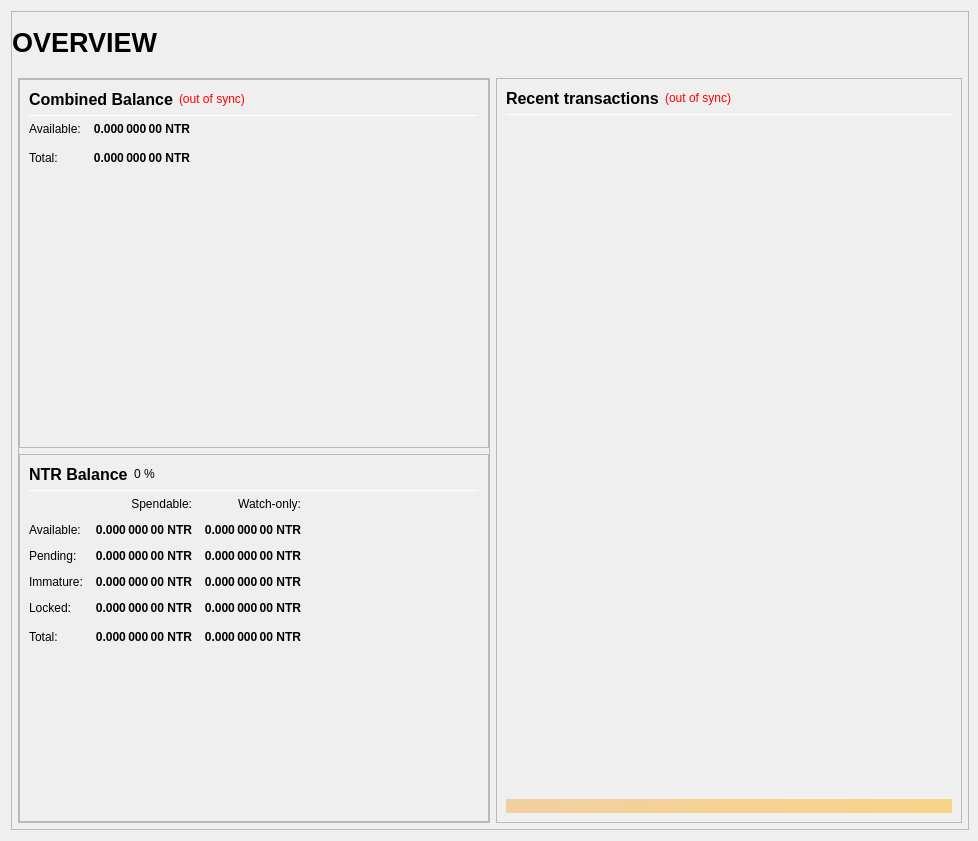
<?xml version="1.0" encoding="UTF-8"?>
<ui version="4.0">
 <class>OverviewPage</class>
 <widget class="QWidget" name="OverviewPage">
  <property name="geometry">
   <rect>
    <x>0</x>
    <y>0</y>
    <width>978</width>
    <height>841</height>
   </rect>
  </property>
  <property name="minimumSize">
   <size>
    <width>960</width>
    <height>682</height>
   </size>
  </property>
  <property name="windowTitle">
   <string>Form</string>
  </property>
  <layout class="QVBoxLayout" name="topLayout" stretch="1">
   <property name="rightMargin">
    <number>9</number>
   </property>
   <item>
    <widget class="QFrame" name="frame_BG">
     <property name="minimumSize">
      <size>
       <width>850</width>
       <height>610</height>
      </size>
     </property>
     <property name="maximumSize">
      <size>
       <width>16777215</width>
       <height>16777215</height>
      </size>
     </property>
     <property name="frameShape">
      <enum>QFrame::StyledPanel</enum>
     </property>
     <property name="frameShadow">
      <enum>QFrame::Raised</enum>
     </property>
     <layout class="QVBoxLayout" name="verticalLayout_3" stretch="1">
      <property name="leftMargin">
       <number>0</number>
      </property>
      <property name="topMargin">
       <number>0</number>
      </property>
      <property name="rightMargin">
       <number>0</number>
      </property>
      <property name="bottomMargin">
       <number>6</number>
      </property>
      <item>
       <layout class="QVBoxLayout" name="verticalLayout_Master" stretch="0,1">
        <property name="leftMargin">
         <number>0</number>
        </property>
        <property name="topMargin">
         <number>0</number>
        </property>
        <property name="rightMargin">
         <number>0</number>
        </property>
        <property name="bottomMargin">
         <number>0</number>
        </property>
        <item>
         <widget class="QFrame" name="frame_Header">
          <layout class="QVBoxLayout" name="verticalLayout_Header" stretch="0">
           <property name="leftMargin">
            <number>0</number>
           </property>
           <property name="topMargin">
            <number>0</number>
           </property>
           <property name="rightMargin">
            <number>0</number>
           </property>
           <property name="bottomMargin">
            <number>0</number>
           </property>
           <item>
            <layout class="QHBoxLayout" name="horizontalLayout_Header" stretch="1,0,1">
             <property name="spacing">
              <number>6</number>
             </property>
             <item>
              <widget class="QLabel" name="labelOverviewHeaderLeft">
               <property name="minimumSize">
                <size>
                 <width>464</width>
                 <height>60</height>
                </size>
               </property>
               <property name="maximumSize">
                <size>
                 <width>16777215</width>
                 <height>60</height>
                </size>
               </property>
               <property name="font">
                <font>
                 <pointsize>20</pointsize>
                 <weight>75</weight>
                 <bold>true</bold>
                </font>
               </property>
               <property name="text">
                <string>OVERVIEW</string>
               </property>
               <property name="alignment">
                <set>Qt::AlignLeading|Qt::AlignLeft|Qt::AlignVCenter</set>
               </property>
              </widget>
             </item>
             <item>
              <spacer name="horizontalSpacer_Header">
               <property name="orientation">
                <enum>Qt::Horizontal</enum>
               </property>
               <property name="sizeHint" stdset="0">
                <size>
                 <width>40</width>
                 <height>20</height>
                </size>
               </property>
              </spacer>
             </item>
             <item>
              <widget class="QLabel" name="labelOverviewHeaderRight">
               <property name="minimumSize">
                <size>
                 <width>464</width>
                 <height>60</height>
                </size>
               </property>
               <property name="maximumSize">
                <size>
                 <width>16777215</width>
                 <height>60</height>
                </size>
               </property>
               <property name="font">
                <font>
                 <pointsize>14</pointsize>
                </font>
               </property>
               <property name="text">
                <string/>
               </property>
               <property name="alignment">
                <set>Qt::AlignRight|Qt::AlignTrailing|Qt::AlignVCenter</set>
               </property>
              </widget>
             </item>
            </layout>
           </item>
          </layout>
         </widget>
        </item>
        <item>
         <widget class="QFrame" name="frame_Content">
          <layout class="QVBoxLayout" name="verticalLayout_Content">
           <property name="leftMargin">
            <number>6</number>
           </property>
           <property name="topMargin">
            <number>0</number>
           </property>
           <property name="rightMargin">
            <number>6</number>
           </property>
           <property name="bottomMargin">
            <number>0</number>
           </property>
           <item>
            <layout class="QHBoxLayout" name="horizontalLayout_Content" stretch="1,1">
             <property name="spacing">
              <number>6</number>
             </property>
             <item>
              <layout class="QVBoxLayout" name="verticalLayout_left" stretch="1">
               <item>
                <widget class="QFrame" name="frameObfuscation">
                 <property name="minimumSize">
                  <size>
                   <width>0</width>
                   <height>0</height>
                  </size>
                 </property>
                 <property name="frameShape">
                  <enum>QFrame::StyledPanel</enum>
                 </property>
                 <property name="frameShadow">
                  <enum>QFrame::Raised</enum>
                 </property>
                 <layout class="QVBoxLayout" name="verticalLayout" stretch="0,0">
                  <property name="leftMargin">
                   <number>0</number>
                  </property>
                  <property name="topMargin">
                   <number>0</number>
                  </property>
                  <property name="rightMargin">
                   <number>0</number>
                  </property>
                  <property name="bottomMargin">
                   <number>0</number>
                  </property>
                  <item>
                   <widget class="QFrame" name="frame_CombinedBalances">
                    <property name="minimumSize">
                     <size>
                      <width>470</width>
                      <height>0</height>
                     </size>
                    </property>
                    <property name="frameShape">
                     <enum>QFrame::StyledPanel</enum>
                    </property>
                    <property name="frameShadow">
                     <enum>QFrame::Raised</enum>
                    </property>
                    <layout class="QVBoxLayout" name="verticalLayout_5">
                     <item>
                      <layout class="QHBoxLayout" name="horizontalLayout_5" stretch="0,0,0">
                       <item>
                        <widget class="QLabel" name="label_5z">
                         <property name="minimumSize">
                          <size>
                           <width>0</width>
                           <height>20</height>
                          </size>
                         </property>
                         <property name="font">
                          <font>
                           <pointsize>12</pointsize>
                           <weight>75</weight>
                           <bold>true</bold>
                          </font>
                         </property>
                         <property name="toolTip">
                          <string>Combined Balance (including unconfirmed and immature coins)</string>
                         </property>
                         <property name="text">
                          <string>Combined Balance</string>
                         </property>
                        </widget>
                       </item>
                       <item>
                        <widget class="QLabel" name="labelWalletStatus">
                         <property name="cursor">
                          <cursorShape>WhatsThisCursor</cursorShape>
                         </property>
                         <property name="toolTip">
                          <string>The displayed information may be out of date. Your wallet automatically synchronizes with the Netrum network after a connection is established, but this process has not completed yet.</string>
                         </property>
                         <property name="styleSheet">
                          <string notr="true">QLabel { color: red; }</string>
                         </property>
                         <property name="text">
                          <string notr="true">(out of sync)</string>
                         </property>
                         <property name="alignment">
                          <set>Qt::AlignLeading|Qt::AlignLeft|Qt::AlignVCenter</set>
                         </property>
                        </widget>
                       </item>
                       <item>
                        <spacer name="horizontalSpacer_1">
                         <property name="orientation">
                          <enum>Qt::Horizontal</enum>
                         </property>
                         <property name="sizeHint" stdset="0">
                          <size>
                           <width>40</width>
                           <height>20</height>
                          </size>
                         </property>
                        </spacer>
                       </item>
                      </layout>
                     </item>
                     <item>
                      <widget class="Line" name="line_CombinedBalance">
                       <property name="minimumSize">
                        <size>
                         <width>0</width>
                         <height>1</height>
                        </size>
                       </property>
                       <property name="maximumSize">
                        <size>
                         <width>16777215</width>
                         <height>1</height>
                        </size>
                       </property>
                       <property name="orientation">
                        <enum>Qt::Horizontal</enum>
                       </property>
                      </widget>
                     </item>
                     <item>
                      <layout class="QGridLayout" name="gridLayout_3">
                       <property name="spacing">
                        <number>12</number>
                       </property>
                       <item row="1" column="0">
                        <widget class="QLabel" name="labelBalanceTextz">
                         <property name="text">
                          <string>Available:</string>
                         </property>
                        </widget>
                       </item>
                       <item row="1" column="1">
                        <widget class="QLabel" name="labelBalancez">
                         <property name="font">
                          <font>
                           <weight>75</weight>
                           <bold>true</bold>
                          </font>
                         </property>
                         <property name="cursor">
                          <cursorShape>IBeamCursor</cursorShape>
                         </property>
                         <property name="toolTip">
                          <string>Your current spendable balance</string>
                         </property>
                         <property name="text">
                          <string notr="true">0.000 000 00 NTR</string>
                         </property>
                         <property name="alignment">
                          <set>Qt::AlignRight|Qt::AlignTrailing|Qt::AlignVCenter</set>
                         </property>
                         <property name="textInteractionFlags">
                          <set>Qt::LinksAccessibleByMouse|Qt::TextSelectableByKeyboard|Qt::TextSelectableByMouse</set>
                         </property>
                        </widget>
                       </item>
                       <item row="2" column="0">
                        <widget class="QLabel" name="labelTotalTextz">
                         <property name="text">
                          <string>Total:</string>
                         </property>
                        </widget>
                       </item>
                       <item row="2" column="1">
                        <widget class="QLabel" name="labelTotalz">
                         <property name="font">
                          <font>
                           <weight>75</weight>
                           <bold>true</bold>
                          </font>
                         </property>
                         <property name="cursor">
                          <cursorShape>IBeamCursor</cursorShape>
                         </property>
                         <property name="toolTip">
                          <string>Total Balance, including all unavailable coins.</string>
                         </property>
                         <property name="text">
                          <string notr="true">0.000 000 00 NTR</string>
                         </property>
                         <property name="alignment">
                          <set>Qt::AlignRight|Qt::AlignTrailing|Qt::AlignVCenter</set>
                         </property>
                         <property name="textInteractionFlags">
                          <set>Qt::LinksAccessibleByMouse|Qt::TextSelectableByKeyboard|Qt::TextSelectableByMouse</set>
                         </property>
                        </widget>
                       </item>
                       <item row="2" column="3">
                        <spacer name="horizontalSpacer_2">
                         <property name="orientation">
                          <enum>Qt::Horizontal</enum>
                         </property>
                         <property name="sizeHint" stdset="0">
                          <size>
                           <width>40</width>
                           <height>20</height>
                          </size>
                         </property>
                        </spacer>
                       </item>
                      </layout>
                     </item>
                     <item>
                      <spacer name="verticalSpacer_1">
                       <property name="orientation">
                        <enum>Qt::Vertical</enum>
                       </property>
                       <property name="sizeHint" stdset="0">
                        <size>
                         <width>20</width>
                         <height>40</height>
                        </size>
                       </property>
                      </spacer>
                     </item>
                    </layout>
                   </widget>
                  </item>
                  <item>
                   <widget class="QFrame" name="frame_Balances">
                    <property name="frameShape">
                     <enum>QFrame::StyledPanel</enum>
                    </property>
                    <property name="frameShadow">
                     <enum>QFrame::Raised</enum>
                    </property>
                    <layout class="QVBoxLayout" name="verticalLayout_4">
                     <item>
                      <layout class="QHBoxLayout" name="horizontalLayout_4">
                       <item>
                        <widget class="QLabel" name="label_5">
                         <property name="minimumSize">
                          <size>
                           <width>0</width>
                           <height>20</height>
                          </size>
                         </property>
                         <property name="font">
                          <font>
                           <pointsize>12</pointsize>
                           <weight>75</weight>
                           <bold>true</bold>
                          </font>
                         </property>
                         <property name="text">
                          <string>NTR Balance</string>
                         </property>
                        </widget>
                       </item>
                       <item>
                        <widget class="QLabel" name="labelNTRPercent">
                         <property name="text">
                          <string notr="true">0 %</string>
                         </property>
                        </widget>
                       </item>
                       <item>
                        <spacer name="horizontalSpacer_3">
                         <property name="orientation">
                          <enum>Qt::Horizontal</enum>
                         </property>
                         <property name="sizeHint" stdset="0">
                          <size>
                           <width>40</width>
                           <height>20</height>
                          </size>
                         </property>
                        </spacer>
                       </item>
                      </layout>
                     </item>
                     <item>
                      <widget class="Line" name="line_Balance">
                       <property name="minimumSize">
                        <size>
                         <width>0</width>
                         <height>1</height>
                        </size>
                       </property>
                       <property name="maximumSize">
                        <size>
                         <width>16777215</width>
                         <height>1</height>
                        </size>
                       </property>
                       <property name="orientation">
                        <enum>Qt::Horizontal</enum>
                       </property>
                      </widget>
                     </item>
                     <item>
                      <layout class="QGridLayout" name="gridLayout">
                       <property name="spacing">
                        <number>12</number>
                       </property>
                       <item row="0" column="1">
                        <widget class="QLabel" name="labelSpendable">
                         <property name="text">
                          <string>Spendable:</string>
                         </property>
                         <property name="alignment">
                          <set>Qt::AlignRight|Qt::AlignTrailing|Qt::AlignVCenter</set>
                         </property>
                        </widget>
                       </item>
                       <item row="0" column="2">
                        <widget class="QLabel" name="labelWatchonly">
                         <property name="text">
                          <string>Watch-only:</string>
                         </property>
                         <property name="alignment">
                          <set>Qt::AlignRight|Qt::AlignTrailing|Qt::AlignVCenter</set>
                         </property>
                        </widget>
                       </item>
                       <item row="1" column="0">
                        <widget class="QLabel" name="labelBalanceText">
                         <property name="text">
                          <string>Available:</string>
                         </property>
                        </widget>
                       </item>
                       <item row="1" column="1">
                        <widget class="QLabel" name="labelBalance">
                         <property name="font">
                          <font>
                           <weight>75</weight>
                           <bold>true</bold>
                          </font>
                         </property>
                         <property name="cursor">
                          <cursorShape>IBeamCursor</cursorShape>
                         </property>
                         <property name="toolTip">
                          <string>Your current spendable balance</string>
                         </property>
                         <property name="text">
                          <string notr="true">0.000 000 00 NTR</string>
                         </property>
                         <property name="alignment">
                          <set>Qt::AlignRight|Qt::AlignTrailing|Qt::AlignVCenter</set>
                         </property>
                         <property name="textInteractionFlags">
                          <set>Qt::LinksAccessibleByMouse|Qt::TextSelectableByKeyboard|Qt::TextSelectableByMouse</set>
                         </property>
                        </widget>
                       </item>
                       <item row="1" column="2">
                        <widget class="QLabel" name="labelWatchAvailable">
                         <property name="font">
                          <font>
                           <weight>75</weight>
                           <bold>true</bold>
                          </font>
                         </property>
                         <property name="cursor">
                          <cursorShape>IBeamCursor</cursorShape>
                         </property>
                         <property name="toolTip">
                          <string>Your current balance in watch-only addresses</string>
                         </property>
                         <property name="text">
                          <string notr="true">0.000 000 00 NTR</string>
                         </property>
                         <property name="alignment">
                          <set>Qt::AlignRight|Qt::AlignTrailing|Qt::AlignVCenter</set>
                         </property>
                         <property name="textInteractionFlags">
                          <set>Qt::LinksAccessibleByMouse|Qt::TextSelectableByKeyboard|Qt::TextSelectableByMouse</set>
                         </property>
                        </widget>
                       </item>
                       <item row="2" column="0">
                        <widget class="QLabel" name="labelPendingText">
                         <property name="text">
                          <string>Pending:</string>
                         </property>
                        </widget>
                       </item>
                       <item row="2" column="1">
                        <widget class="QLabel" name="labelUnconfirmed">
                         <property name="font">
                          <font>
                           <weight>75</weight>
                           <bold>true</bold>
                          </font>
                         </property>
                         <property name="cursor">
                          <cursorShape>IBeamCursor</cursorShape>
                         </property>
                         <property name="toolTip">
                          <string>Total of transactions that have yet to be confirmed, and do not yet count toward the spendable balance</string>
                         </property>
                         <property name="text">
                          <string notr="true">0.000 000 00 NTR</string>
                         </property>
                         <property name="alignment">
                          <set>Qt::AlignRight|Qt::AlignTrailing|Qt::AlignVCenter</set>
                         </property>
                         <property name="textInteractionFlags">
                          <set>Qt::LinksAccessibleByMouse|Qt::TextSelectableByKeyboard|Qt::TextSelectableByMouse</set>
                         </property>
                        </widget>
                       </item>
                       <item row="2" column="2">
                        <widget class="QLabel" name="labelWatchPending">
                         <property name="font">
                          <font>
                           <weight>75</weight>
                           <bold>true</bold>
                          </font>
                         </property>
                         <property name="cursor">
                          <cursorShape>IBeamCursor</cursorShape>
                         </property>
                         <property name="toolTip">
                          <string>Unconfirmed transactions to watch-only addresses</string>
                         </property>
                         <property name="text">
                          <string notr="true">0.000 000 00 NTR</string>
                         </property>
                         <property name="alignment">
                          <set>Qt::AlignRight|Qt::AlignTrailing|Qt::AlignVCenter</set>
                         </property>
                         <property name="textInteractionFlags">
                          <set>Qt::LinksAccessibleByMouse|Qt::TextSelectableByKeyboard|Qt::TextSelectableByMouse</set>
                         </property>
                        </widget>
                       </item>
                       <item row="3" column="0">
                        <widget class="QLabel" name="labelImmatureText">
                         <property name="text">
                          <string>Immature:</string>
                         </property>
                        </widget>
                       </item>
                       <item row="3" column="1">
                        <widget class="QLabel" name="labelImmature">
                         <property name="font">
                          <font>
                           <weight>75</weight>
                           <bold>true</bold>
                          </font>
                         </property>
                         <property name="cursor">
                          <cursorShape>IBeamCursor</cursorShape>
                         </property>
                         <property name="toolTip">
                          <string>Staked or masternode rewards that has not yet matured</string>
                         </property>
                         <property name="text">
                          <string notr="true">0.000 000 00 NTR</string>
                         </property>
                         <property name="alignment">
                          <set>Qt::AlignRight|Qt::AlignTrailing|Qt::AlignVCenter</set>
                         </property>
                         <property name="textInteractionFlags">
                          <set>Qt::LinksAccessibleByMouse|Qt::TextSelectableByKeyboard|Qt::TextSelectableByMouse</set>
                         </property>
                        </widget>
                       </item>
                       <item row="3" column="2">
                        <widget class="QLabel" name="labelWatchImmature">
                         <property name="font">
                          <font>
                           <weight>75</weight>
                           <bold>true</bold>
                          </font>
                         </property>
                         <property name="cursor">
                          <cursorShape>IBeamCursor</cursorShape>
                         </property>
                         <property name="toolTip">
                          <string>Staked or masternode rewards in watch-only addresses that has not yet matured</string>
                         </property>
                         <property name="text">
                          <string notr="true">0.000 000 00 NTR</string>
                         </property>
                         <property name="alignment">
                          <set>Qt::AlignRight|Qt::AlignTrailing|Qt::AlignVCenter</set>
                         </property>
                         <property name="textInteractionFlags">
                          <set>Qt::LinksAccessibleByMouse|Qt::TextSelectableByKeyboard|Qt::TextSelectableByMouse</set>
                         </property>
                        </widget>
                       </item>
                       <item row="4" column="0">
                        <widget class="QLabel" name="labelLockedBalanceText">
                         <property name="toolTip">
                          <string>Locked NTR or Masternode collaterals. These are excluded from zNTR minting.</string>
                         </property>
                         <property name="text">
                          <string>Locked:</string>
                         </property>
                        </widget>
                       </item>
                       <item row="4" column="1">
                        <widget class="QLabel" name="labelLockedBalance">
                         <property name="font">
                          <font>
                           <weight>75</weight>
                           <bold>true</bold>
                          </font>
                         </property>
                         <property name="cursor">
                          <cursorShape>IBeamCursor</cursorShape>
                         </property>
                         <property name="toolTip">
                          <string>Locked NTR or Masternode collaterals. These are excluded from zNTR minting.</string>
                         </property>
                         <property name="text">
                          <string notr="true">0.000 000 00 NTR</string>
                         </property>
                         <property name="alignment">
                          <set>Qt::AlignRight|Qt::AlignTrailing|Qt::AlignVCenter</set>
                         </property>
                         <property name="textInteractionFlags">
                          <set>Qt::LinksAccessibleByMouse|Qt::TextSelectableByKeyboard|Qt::TextSelectableByMouse</set>
                         </property>
                        </widget>
                       </item>
                       <item row="4" column="2">
                        <widget class="QLabel" name="labelWatchLocked">
                         <property name="font">
                          <font>
                           <weight>75</weight>
                           <bold>true</bold>
                          </font>
                         </property>
                         <property name="cursor">
                          <cursorShape>IBeamCursor</cursorShape>
                         </property>
                         <property name="toolTip">
                          <string>Current locked balance in watch-only addresses</string>
                         </property>
                         <property name="text">
                          <string notr="true">0.000 000 00 NTR</string>
                         </property>
                         <property name="alignment">
                          <set>Qt::AlignRight|Qt::AlignTrailing|Qt::AlignVCenter</set>
                         </property>
                         <property name="textInteractionFlags">
                          <set>Qt::LinksAccessibleByMouse|Qt::TextSelectableByKeyboard|Qt::TextSelectableByMouse</set>
                         </property>
                        </widget>
                       </item>
                       <item row="5" column="0">
                        <widget class="QLabel" name="labelTotalText">
                         <property name="toolTip">
                          <string>Your current Netrum balance, unconfirmed and immature transactions included</string>
                         </property>
                         <property name="text">
                          <string>Total:</string>
                         </property>
                        </widget>
                       </item>
                       <item row="5" column="1">
                        <widget class="QLabel" name="labelTotal">
                         <property name="font">
                          <font>
                           <weight>75</weight>
                           <bold>true</bold>
                          </font>
                         </property>
                         <property name="cursor">
                          <cursorShape>IBeamCursor</cursorShape>
                         </property>
                         <property name="toolTip">
                          <string>Your current Netrum balance, unconfirmed and immature transactions included</string>
                         </property>
                         <property name="text">
                          <string notr="true">0.000 000 00 NTR</string>
                         </property>
                         <property name="alignment">
                          <set>Qt::AlignRight|Qt::AlignTrailing|Qt::AlignVCenter</set>
                         </property>
                         <property name="textInteractionFlags">
                          <set>Qt::LinksAccessibleByMouse|Qt::TextSelectableByKeyboard|Qt::TextSelectableByMouse</set>
                         </property>
                        </widget>
                       </item>
                       <item row="5" column="2">
                        <widget class="QLabel" name="labelWatchTotal">
                         <property name="font">
                          <font>
                           <weight>75</weight>
                           <bold>true</bold>
                          </font>
                         </property>
                         <property name="cursor">
                          <cursorShape>IBeamCursor</cursorShape>
                         </property>
                         <property name="toolTip">
                          <string>Current total balance in watch-only addresses</string>
                         </property>
                         <property name="text">
                          <string notr="true">0.000 000 00 NTR</string>
                         </property>
                         <property name="alignment">
                          <set>Qt::AlignRight|Qt::AlignTrailing|Qt::AlignVCenter</set>
                         </property>
                         <property name="textInteractionFlags">
                          <set>Qt::LinksAccessibleByMouse|Qt::TextSelectableByKeyboard|Qt::TextSelectableByMouse</set>
                         </property>
                        </widget>
                       </item>
                       <item row="5" column="3">
                        <spacer name="horizontalSpacer_9">
                         <property name="orientation">
                          <enum>Qt::Horizontal</enum>
                         </property>
                         <property name="sizeHint" stdset="0">
                          <size>
                           <width>40</width>
                           <height>20</height>
                          </size>
                         </property>
                        </spacer>
                       </item>
                      </layout>
                     </item>
                     <item>
                      <spacer name="verticalSpacer_3">
                       <property name="orientation">
                        <enum>Qt::Vertical</enum>
                       </property>
                       <property name="sizeHint" stdset="0">
                        <size>
                         <width>20</width>
                         <height>40</height>
                        </size>
                       </property>
                      </spacer>
                     </item>
                    </layout>
                   </widget>
                  </item>
                 </layout>
                </widget>
               </item>
              </layout>
             </item>
             <item>
              <layout class="QVBoxLayout" name="verticalLayout_right" stretch="1">
               <item>
                <widget class="QFrame" name="frame_RecentTransactions">
                 <property name="minimumSize">
                  <size>
                   <width>0</width>
                   <height>0</height>
                  </size>
                 </property>
                 <property name="frameShape">
                  <enum>QFrame::StyledPanel</enum>
                 </property>
                 <property name="frameShadow">
                  <enum>QFrame::Raised</enum>
                 </property>
                 <layout class="QVBoxLayout" name="verticalLayout_1" stretch="0,0,0,0,0">
                  <item>
                   <layout class="QHBoxLayout" name="horizontalLayout_2">
                    <item>
                     <widget class="QLabel" name="label_4">
                      <property name="minimumSize">
                       <size>
                        <width>0</width>
                        <height>20</height>
                       </size>
                      </property>
                      <property name="font">
                       <font>
                        <pointsize>12</pointsize>
                        <weight>75</weight>
                        <bold>true</bold>
                       </font>
                      </property>
                      <property name="text">
                       <string>Recent transactions</string>
                      </property>
                     </widget>
                    </item>
                    <item>
                     <widget class="QLabel" name="labelTransactionsStatus">
                      <property name="cursor">
                       <cursorShape>WhatsThisCursor</cursorShape>
                      </property>
                      <property name="toolTip">
                       <string>The displayed information may be out of date. Your wallet automatically synchronizes with the Netrum network after a connection is established, but this process has not completed yet.</string>
                      </property>
                      <property name="styleSheet">
                       <string notr="true">QLabel { color: red; }</string>
                      </property>
                      <property name="text">
                       <string notr="true">(out of sync)</string>
                      </property>
                      <property name="alignment">
                       <set>Qt::AlignRight|Qt::AlignTrailing|Qt::AlignVCenter</set>
                      </property>
                     </widget>
                    </item>
                    <item>
                     <spacer name="horizontalSpacer">
                      <property name="orientation">
                       <enum>Qt::Horizontal</enum>
                      </property>
                      <property name="sizeHint" stdset="0">
                       <size>
                        <width>40</width>
                        <height>20</height>
                       </size>
                      </property>
                     </spacer>
                    </item>
                   </layout>
                  </item>
                  <item>
                   <widget class="Line" name="line">
                    <property name="minimumSize">
                     <size>
                      <width>0</width>
                      <height>1</height>
                     </size>
                    </property>
                    <property name="maximumSize">
                     <size>
                      <width>16777215</width>
                      <height>1</height>
                     </size>
                    </property>
                    <property name="orientation">
                     <enum>Qt::Horizontal</enum>
                    </property>
                   </widget>
                  </item>
                  <item>
                   <widget class="QListView" name="listTransactions">
                    <property name="minimumSize">
                     <size>
                      <width>0</width>
                      <height>0</height>
                     </size>
                    </property>
                    <property name="styleSheet">
                     <string notr="true">QListView { background: transparent; }</string>
                    </property>
                    <property name="frameShape">
                     <enum>QFrame::NoFrame</enum>
                    </property>
                    <property name="verticalScrollBarPolicy">
                     <enum>Qt::ScrollBarAlwaysOff</enum>
                    </property>
                    <property name="horizontalScrollBarPolicy">
                     <enum>Qt::ScrollBarAlwaysOff</enum>
                    </property>
                    <property name="selectionMode">
                     <enum>QAbstractItemView::NoSelection</enum>
                    </property>
                   </widget>
                  </item>
                  <item>
                   <spacer name="verticalSpacer_2">
                    <property name="orientation">
                     <enum>Qt::Vertical</enum>
                    </property>
                    <property name="sizeType">
                     <enum>QSizePolicy::Expanding</enum>
                    </property>
                    <property name="sizeHint" stdset="0">
                     <size>
                      <width>20</width>
                      <height>40</height>
                     </size>
                    </property>
                   </spacer>
                  </item>
                  <item>
                   <widget class="QLabel" name="labelAlerts">
                    <property name="maximumSize">
                     <size>
                      <width>16777215</width>
                      <height>16777215</height>
                     </size>
                    </property>
                    <property name="styleSheet">
                     <string notr="true">background-color: qlineargradient(x1: 0, y1: 0, x2: 1, y2: 0, stop:0 #F0D0A0, stop:1 #F8D488); color:#000000;</string>
                    </property>
                    <property name="text">
                     <string/>
                    </property>
                    <property name="wordWrap">
                     <bool>true</bool>
                    </property>
                    <property name="margin">
                     <number>3</number>
                    </property>
                   </widget>
                  </item>
                 </layout>
                </widget>
               </item>
              </layout>
             </item>
            </layout>
           </item>
          </layout>
         </widget>
        </item>
       </layout>
      </item>
     </layout>
    </widget>
   </item>
  </layout>
 </widget>
 <resources/>
 <connections/>
</ui>
